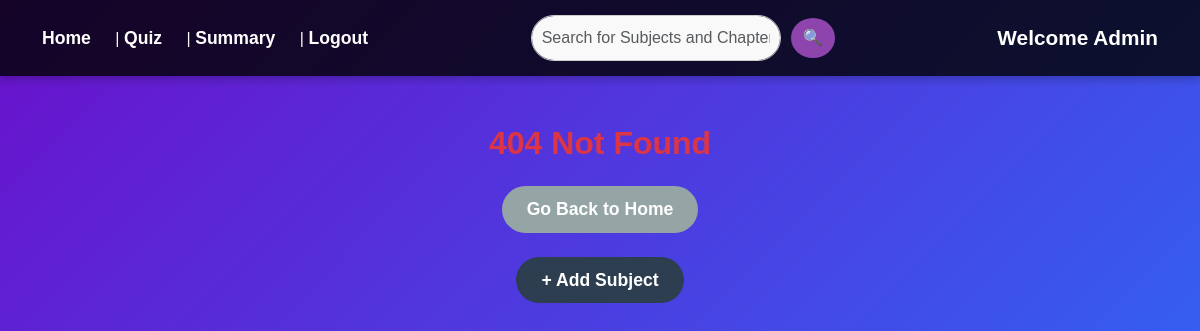
Before: /admin_dashboard with the older database file.
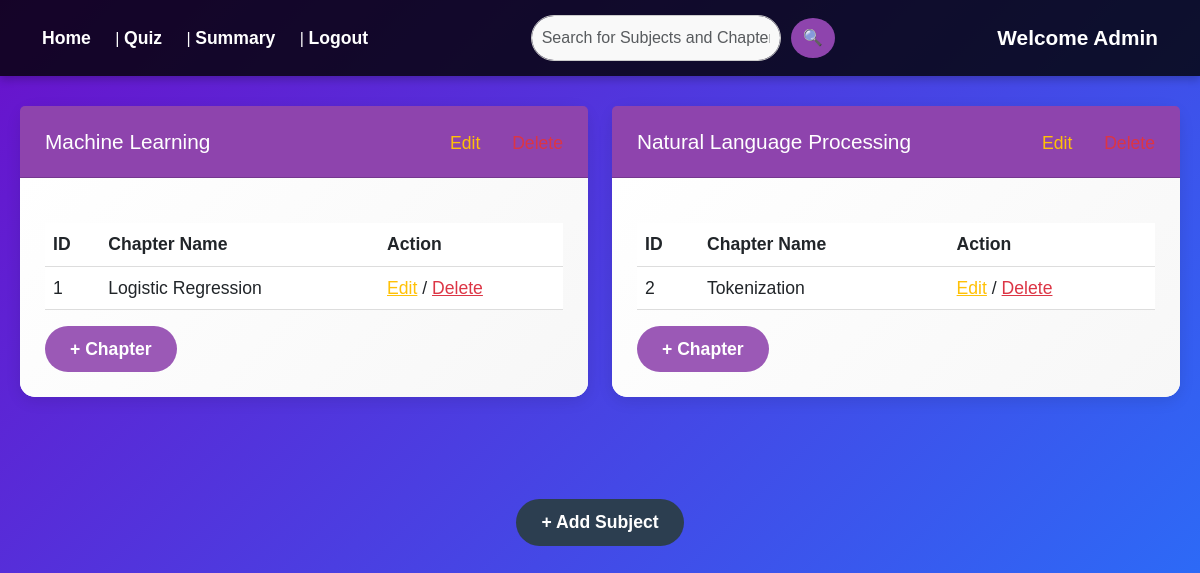
After: the same page with the newer database file.
### models/models.py (models this page shows, shortened)
class Subject(db.Model):
    id=db.Column(db.Integer, primary_key=True)
    name=db.Column(db.String(100), unique=True, nullable=False)
    description=db.Column(db.Text)
    chapters=db.relationship('Chapter', backref='subject', lazy=True)

class Chapter(db.Model):
    id=db.Column(db.Integer, primary_key=True)
    name=db.Column(db.String(100), nullable=False)
    description=db.Column(db.Text)
    subject_id=db.Column(db.Integer, db.ForeignKey('subject.id'), nullable=False)
    quizzes=db.relationship('Quiz', backref='chapter', lazy=True)

### app.py (the view, shortened to what this page needs)
@app.route('/admin_dashboard', methods=['GET'])
def admin_dashboard():
    search_query = request.args.get('search')
    subjects = Subject.query.all()
    return render_template('admin_dashboard.html', subjects=subjects)

### templates/admin_dashboard.html (shortened to what this page needs)
<!DOCTYPE html>
<html lang="en">
<head>
    <link rel="stylesheet" href="https://cdn.jsdelivr.net/npm/bootstrap@5.3.0/dist/css/bootstrap.min.css">
    <link rel="stylesheet" href="{{ url_for('static', filename='css/admin_dashboard.css') }}">
</head>
<body>
    <nav class="navbar">
        <div class="container-fluid d-flex justify-content-between align-items-center">
            <div class="nav-links">
                <a href="{{ url_for('admin_dashboard') }}">Home</a> |
                <a href="{{ url_for('quiz_management') }}">Quiz</a> |
                <a href="{{ url_for('summary') }}">Summary</a> |
                <a href="{{ url_for('logout') }}">Logout</a>
            </div>
            <form action="{{ url_for('admin_dashboard') }}" method="GET" class="search-container d-flex">
                <input type="text" class="form-control search-input" name="search"
                       placeholder="Search for Subjects and Chapter Names" value="{{ search_query }}">
                <button type="submit" class="btn search-button">🔍</button>
            </form>
            <span class="admin-welcome">Welcome Admin</span>
        </div>
    </nav>
    <div class="container">
        {% if not subjects %}
            <h2 class="text-center text-danger mt-5">404 Not Found</h2>
            <div class="text-center">
                <a href="{{ url_for('admin_dashboard') }}" class="btn btn-secondary mt-3">Go Back to Home</a>
            </div>
        {% else %}
            <div class="row justify-content-center">
                {% for subject in subjects %}
                <div class="col-md-6 mb-5">
                    <div class="card">
                        <div class="card-header d-flex justify-content-between align-items-center">
                            <span>{{ subject.name }}</span>
                            <div>
                                <a href="{{ url_for('edit_subject', subject_id=subject.id) }}" class="text-warning me-3">Edit</a>
                                <a href="{{ url_for('delete_subject', subject_id=subject.id) }}" class="text-danger">Delete</a>
                            </div>
                        </div>
                        <div class="card-body">
                            <table class="table">
                                <thead>
                                    <tr>
                                        <th>ID</th>
                                        <th>Chapter Name</th>
                                        <th>Action</th>
                                    </tr>
                                </thead>
                                <tbody>
                                    {% for chapter in subject.chapters %}
                                    <tr>
                                        <td>{{chapter.id }}</td>
                                        <td>{{ chapter.name }}</td>
                                        <td>
                                            <a href="{{ url_for('edit_chapter', chapter_id=chapter.id) }}" class="text-warning">Edit</a> /
                                            <a href="{{ url_for('delete_chapter', chapter_id=chapter.id) }}" class="text-danger">Delete</a>
                                        </td>
                                    </tr>
                                    {% endfor %}
                                </tbody>
                            </table>
                            <form action="{{ url_for('add_chapter', subject_id=subject.id) }}" method="POST">
                                <button type="submit" class="btn btn-add-chapter">+ Chapter</button>
                            </form>
                        </div>
                    </div>
                </div>
                {% endfor %}
            </div>
        {% endif %}
    <div class="text-center mt-4">
        <a href="{{ url_for('add_subject') }}" class="btn btn-primary">+ Add Subject</a>
    </div>
</div>
</body>
</html>

Changed rows visible on the page:
added Subject: name "Machine Learning"
added Chapter: id "1", name "Logistic Regression", shown under "Machine Learning"
added Subject: name "Natural Language Processing"
added Chapter: id "2", name "Tokenization", shown under "Natural Language Processing"
Other visible differences:
text no longer shown: "404 Not Found Go Back to Home"
